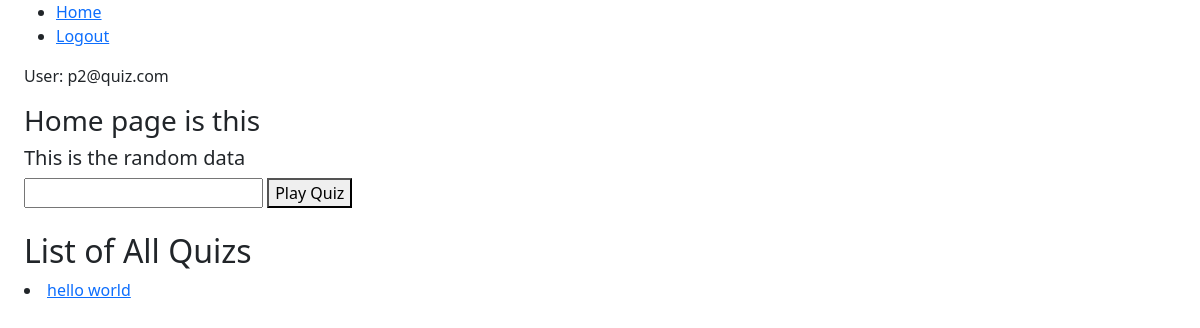
Before: / (signed in) with the older database file.
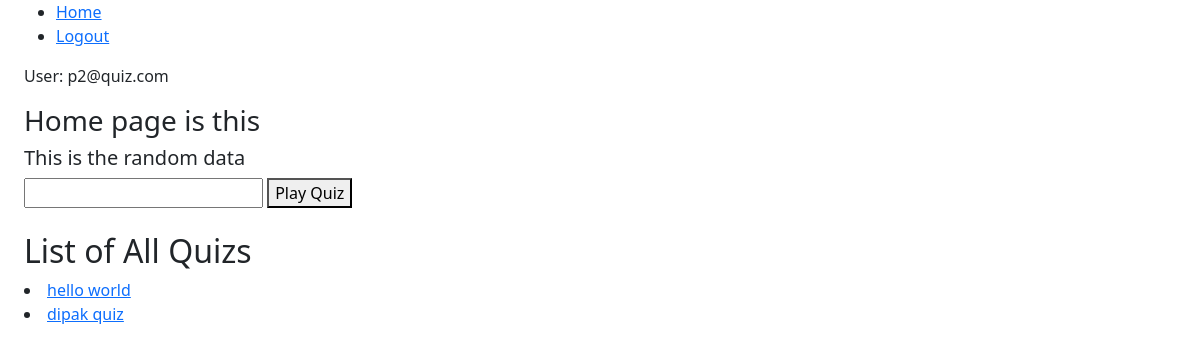
After: the same page with the newer database file.
### authapp/models.py (models this page shows)
class User(AbstractBaseUser, PermissionsMixin):
    email = models.EmailField(gettext_lazy('email address'), unique=True)
    date_joined = models.DateTimeField(auto_now_add=True)
    is_staff = models.BooleanField(default=False)
    is_active = models.BooleanField(default=True)
    full_name = models.CharField(max_length=100, null=True, blank=True)
    profile_image = models.ImageField(
        upload_to="users/", null=True, blank=True)
    mobile_number = models.CharField(max_length=10, null=True, blank=True)
    USERNAME_FIELD = 'email'
    REQUIRED_FIELDS = []
    objects = UserManager()
    def __str__(self):
        return self.email

### quizapp/models.py (models this page shows, shortened)
class QuizSession(TimeStamp):
    title = models.CharField(max_length=200)
    unique_code = models.UUIDField(unique=True, default=uuid.uuid4)
    host_user = models.ForeignKey(HostUser, on_delete=models.CASCADE)
    total_questions = models.PositiveIntegerField()
    total_steps = models.PositiveIntegerField()
    show_result_immediately = models.BooleanField(default=True)
    is_time_bound = models.BooleanField(default=True)
    time_in_minutes = models.PositiveIntegerField(null=True, blank=True)
    start_together = models.BooleanField(default=False)
    submit_one_by_one = models.BooleanField(default=False)
    time_per_quiz_in_minutes = models.PositiveIntegerField(
        null=True, blank=True)
    allow_multiple_submission = models.BooleanField(default=False)
    is_public = models.BooleanField(default=False)

### website/views.py (the view, shortened to what this page needs)
# urls.py: path("", HomeView.as_view(), name="home"),
class HomeView(View):
    template_name = "website/home.html"
    def get(self, request, *args, **kwargs):
        print(request.session.set_test_cookie())
        context = {
            "quizs": QuizSession.objects.all(),
            "random_data": "This is the random data"
        }
        return render(request, self.template_name, context)

### templates/website/home.html (shortened to what this page needs)
{% extends 'website/base.html' %}
{% block content %}
<h3>Home page is this</h3>
<h5>{{random_data}}</h5>
{% if request.user.is_authenticated %}
<form action="" method="POST">
    <input type="text" name="unique_code">
    <button>Play Quiz</button>
</form>
<br>
<h2>List of All Quizs</h2>
{% for quiz in quizs %}
<li><a href="{% url 'quizapp:quizstart' quiz.unique_code %}">{{quiz.title}}</a></li>
{% endfor %}
{% endif %}
{% endblock %}

### templates/website/base.html (shortened to what this page needs)
<!DOCTYPE html>
<html lang="en">
<head>
    <link href="https://cdn.jsdelivr.net/npm/bootstrap@5.2.0-beta1/dist/css/bootstrap.min.css" rel="stylesheet" />
</head>
<body>
    <nav>
        <ul>
            <li><a href="{% url 'website:home' %}">Home</a></li>
            {% if request.user.is_authenticated is False %}
            <li><a href="{% url 'website:login' %}">Login</a></li>
            <li><a href="{% url 'website:register' %}">Register</a></li>
            {% else %}
            <li><a href="{% url 'website:logout' %}">Logout</a></li>
            {% endif %}
        </ul>
    </nav>
    <div>
        <p>User: {{request.user}}</p>
    </div>
    {% block content %}
    {% endblock %}
</body>
</html>

### templates/website/base.html (style rules this page uses)
body { margin: 0 2% auto; }

Changed rows visible on the page:
added QuizSession: title "dipak quiz"
